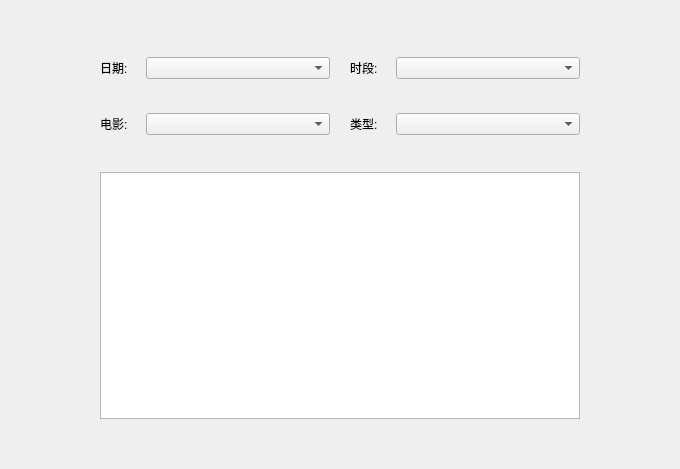
<?xml version="1.0" encoding="UTF-8"?>
<ui version="4.0">
 <class>SaleStatus</class>
 <widget class="QWidget" name="SaleStatus">
  <property name="geometry">
   <rect>
    <x>0</x>
    <y>0</y>
    <width>680</width>
    <height>469</height>
   </rect>
  </property>
  <property name="windowTitle">
   <string>Form</string>
  </property>
  <layout class="QVBoxLayout" name="verticalLayout_2">
   <property name="leftMargin">
    <number>100</number>
   </property>
   <property name="topMargin">
    <number>50</number>
   </property>
   <property name="rightMargin">
    <number>100</number>
   </property>
   <property name="bottomMargin">
    <number>50</number>
   </property>
   <item>
    <widget class="QWidget" name="widget_6" native="true">
     <layout class="QVBoxLayout" name="verticalLayout" stretch="3,8">
      <property name="spacing">
       <number>30</number>
      </property>
      <property name="leftMargin">
       <number>0</number>
      </property>
      <property name="topMargin">
       <number>0</number>
      </property>
      <property name="rightMargin">
       <number>0</number>
      </property>
      <property name="bottomMargin">
       <number>0</number>
      </property>
      <item>
       <widget class="QWidget" name="widget" native="true">
        <layout class="QGridLayout" name="gridLayout" rowstretch="5,5" columnstretch="5,5">
         <property name="leftMargin">
          <number>0</number>
         </property>
         <property name="topMargin">
          <number>0</number>
         </property>
         <property name="rightMargin">
          <number>0</number>
         </property>
         <property name="bottomMargin">
          <number>0</number>
         </property>
         <property name="spacing">
          <number>20</number>
         </property>
         <item row="0" column="0">
          <widget class="QWidget" name="widget_2" native="true">
           <layout class="QHBoxLayout" name="horizontalLayout" stretch="1,4">
            <property name="spacing">
             <number>0</number>
            </property>
            <property name="leftMargin">
             <number>0</number>
            </property>
            <property name="topMargin">
             <number>0</number>
            </property>
            <property name="rightMargin">
             <number>0</number>
            </property>
            <property name="bottomMargin">
             <number>0</number>
            </property>
            <item>
             <widget class="QLabel" name="label">
              <property name="text">
               <string>日期:</string>
              </property>
             </widget>
            </item>
            <item>
             <widget class="QComboBox" name="comboBox_date"/>
            </item>
           </layout>
          </widget>
         </item>
         <item row="0" column="1">
          <widget class="QWidget" name="widget_3" native="true">
           <layout class="QHBoxLayout" name="horizontalLayout_2" stretch="1,4">
            <property name="spacing">
             <number>0</number>
            </property>
            <property name="leftMargin">
             <number>0</number>
            </property>
            <property name="topMargin">
             <number>0</number>
            </property>
            <property name="rightMargin">
             <number>0</number>
            </property>
            <property name="bottomMargin">
             <number>0</number>
            </property>
            <item>
             <widget class="QLabel" name="label_4">
              <property name="text">
               <string>时段:</string>
              </property>
             </widget>
            </item>
            <item>
             <widget class="QComboBox" name="comboBox_period"/>
            </item>
           </layout>
          </widget>
         </item>
         <item row="1" column="0">
          <widget class="QWidget" name="widget_4" native="true">
           <layout class="QHBoxLayout" name="horizontalLayout_3" stretch="1,4">
            <property name="spacing">
             <number>0</number>
            </property>
            <property name="leftMargin">
             <number>0</number>
            </property>
            <property name="topMargin">
             <number>0</number>
            </property>
            <property name="rightMargin">
             <number>0</number>
            </property>
            <property name="bottomMargin">
             <number>0</number>
            </property>
            <item>
             <widget class="QLabel" name="label_2">
              <property name="text">
               <string>电影:</string>
              </property>
             </widget>
            </item>
            <item>
             <widget class="QComboBox" name="comboBox_movie"/>
            </item>
           </layout>
          </widget>
         </item>
         <item row="1" column="1">
          <widget class="QWidget" name="widget_5" native="true">
           <layout class="QHBoxLayout" name="horizontalLayout_4" stretch="1,4">
            <property name="spacing">
             <number>0</number>
            </property>
            <property name="leftMargin">
             <number>0</number>
            </property>
            <property name="topMargin">
             <number>0</number>
            </property>
            <property name="rightMargin">
             <number>0</number>
            </property>
            <property name="bottomMargin">
             <number>0</number>
            </property>
            <item>
             <widget class="QLabel" name="label_3">
              <property name="text">
               <string>类型:</string>
              </property>
             </widget>
            </item>
            <item>
             <widget class="QComboBox" name="comboBox_type"/>
            </item>
           </layout>
          </widget>
         </item>
        </layout>
       </widget>
      </item>
      <item>
       <widget class="QTableWidget" name="tableWidget_dataShow">
        <property name="verticalScrollBarPolicy">
         <enum>Qt::ScrollBarAlwaysOff</enum>
        </property>
        <property name="horizontalScrollBarPolicy">
         <enum>Qt::ScrollBarAlwaysOff</enum>
        </property>
        <property name="sizeAdjustPolicy">
         <enum>QAbstractScrollArea::AdjustToContents</enum>
        </property>
        <property name="editTriggers">
         <set>QAbstractItemView::NoEditTriggers</set>
        </property>
        <property name="showDropIndicator" stdset="0">
         <bool>false</bool>
        </property>
        <property name="selectionMode">
         <enum>QAbstractItemView::SingleSelection</enum>
        </property>
        <property name="selectionBehavior">
         <enum>QAbstractItemView::SelectRows</enum>
        </property>
        <property name="textElideMode">
         <enum>Qt::ElideMiddle</enum>
        </property>
        <property name="verticalScrollMode">
         <enum>QAbstractItemView::ScrollPerPixel</enum>
        </property>
        <property name="horizontalScrollMode">
         <enum>QAbstractItemView::ScrollPerPixel</enum>
        </property>
        <property name="gridStyle">
         <enum>Qt::NoPen</enum>
        </property>
        <attribute name="horizontalHeaderVisible">
         <bool>true</bool>
        </attribute>
        <attribute name="verticalHeaderVisible">
         <bool>false</bool>
        </attribute>
       </widget>
      </item>
     </layout>
    </widget>
   </item>
  </layout>
 </widget>
 <resources/>
 <connections/>
</ui>
